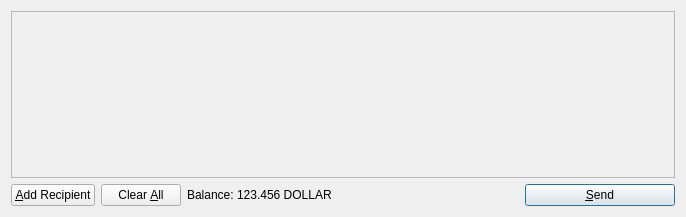
<?xml version="1.0" encoding="UTF-8"?>
<ui version="4.0">
 <class>SendCoinsDialog</class>
 <widget class="QDialog" name="SendCoinsDialog">
  <property name="geometry">
   <rect>
    <x>0</x>
    <y>0</y>
    <width>686</width>
    <height>217</height>
   </rect>
  </property>
  <property name="windowTitle">
   <string>Send Coins</string>
  </property>
  <layout class="QVBoxLayout" name="verticalLayout">
   <item>
    <widget class="QScrollArea" name="scrollArea">
     <property name="widgetResizable">
      <bool>true</bool>
     </property>
     <widget class="QWidget" name="scrollAreaWidgetContents">
      <property name="geometry">
       <rect>
        <x>0</x>
        <y>0</y>
        <width>666</width>
        <height>165</height>
       </rect>
      </property>
      <layout class="QVBoxLayout" name="verticalLayout_2">
       <property name="margin">
        <number>0</number>
       </property>
       <item>
        <layout class="QVBoxLayout" name="entries">
         <property name="spacing">
          <number>6</number>
         </property>
        </layout>
       </item>
       <item>
        <spacer name="verticalSpacer">
         <property name="orientation">
          <enum>Qt::Vertical</enum>
         </property>
         <property name="sizeHint" stdset="0">
          <size>
           <width>20</width>
           <height>40</height>
          </size>
         </property>
        </spacer>
       </item>
      </layout>
     </widget>
    </widget>
   </item>
   <item>
    <layout class="QHBoxLayout" name="horizontalLayout">
     <item>
      <widget class="QPushButton" name="addButton">
       <property name="toolTip">
        <string>Send to multiple recipients at once</string>
       </property>
       <property name="text">
        <string>&amp;Add Recipient</string>
       </property>
       <property name="icon">
        <iconset resource="../bitcoin.qrc">
         <normaloff>:/icons/add</normaloff>:/icons/add</iconset>
       </property>
       <property name="autoDefault">
        <bool>false</bool>
       </property>
      </widget>
     </item>
     <item>
      <widget class="QPushButton" name="clearButton">
       <property name="sizePolicy">
        <sizepolicy hsizetype="Minimum" vsizetype="Fixed">
         <horstretch>0</horstretch>
         <verstretch>0</verstretch>
        </sizepolicy>
       </property>
       <property name="toolTip">
        <string>Remove all transaction fields</string>
       </property>
       <property name="text">
        <string>Clear &amp;All</string>
       </property>
       <property name="icon">
        <iconset resource="../bitcoin.qrc">
         <normaloff>:/icons/remove</normaloff>:/icons/remove</iconset>
       </property>
       <property name="autoRepeatDelay">
        <number>300</number>
       </property>
       <property name="autoDefault">
        <bool>false</bool>
       </property>
      </widget>
     </item>
     <item>
      <layout class="QHBoxLayout" name="horizontalLayout_2">
       <property name="spacing">
        <number>3</number>
       </property>
       <item>
        <widget class="QLabel" name="label">
         <property name="text">
          <string>Balance:</string>
         </property>
        </widget>
       </item>
       <item>
        <widget class="QLabel" name="labelBalance">
         <property name="cursor">
          <cursorShape>IBeamCursor</cursorShape>
         </property>
         <property name="text">
          <string>123.456 DOLLAR</string>
         </property>
         <property name="textInteractionFlags">
          <set>Qt::LinksAccessibleByMouse|Qt::TextSelectableByKeyboard|Qt::TextSelectableByMouse</set>
         </property>
        </widget>
       </item>
      </layout>
     </item>
     <item>
      <spacer name="horizontalSpacer">
       <property name="orientation">
        <enum>Qt::Horizontal</enum>
       </property>
       <property name="sizeHint" stdset="0">
        <size>
         <width>40</width>
         <height>20</height>
        </size>
       </property>
      </spacer>
     </item>
     <item>
      <widget class="QPushButton" name="sendButton">
       <property name="minimumSize">
        <size>
         <width>150</width>
         <height>0</height>
        </size>
       </property>
       <property name="toolTip">
        <string>Confirm the send action</string>
       </property>
       <property name="text">
        <string>&amp;Send</string>
       </property>
       <property name="icon">
        <iconset resource="../bitcoin.qrc">
         <normaloff>:/icons/send</normaloff>:/icons/send</iconset>
       </property>
       <property name="default">
        <bool>true</bool>
       </property>
      </widget>
     </item>
    </layout>
   </item>
  </layout>
 </widget>
 <resources>
  <include location="../bitcoin.qrc"/>
 </resources>
 <connections/>
</ui>
